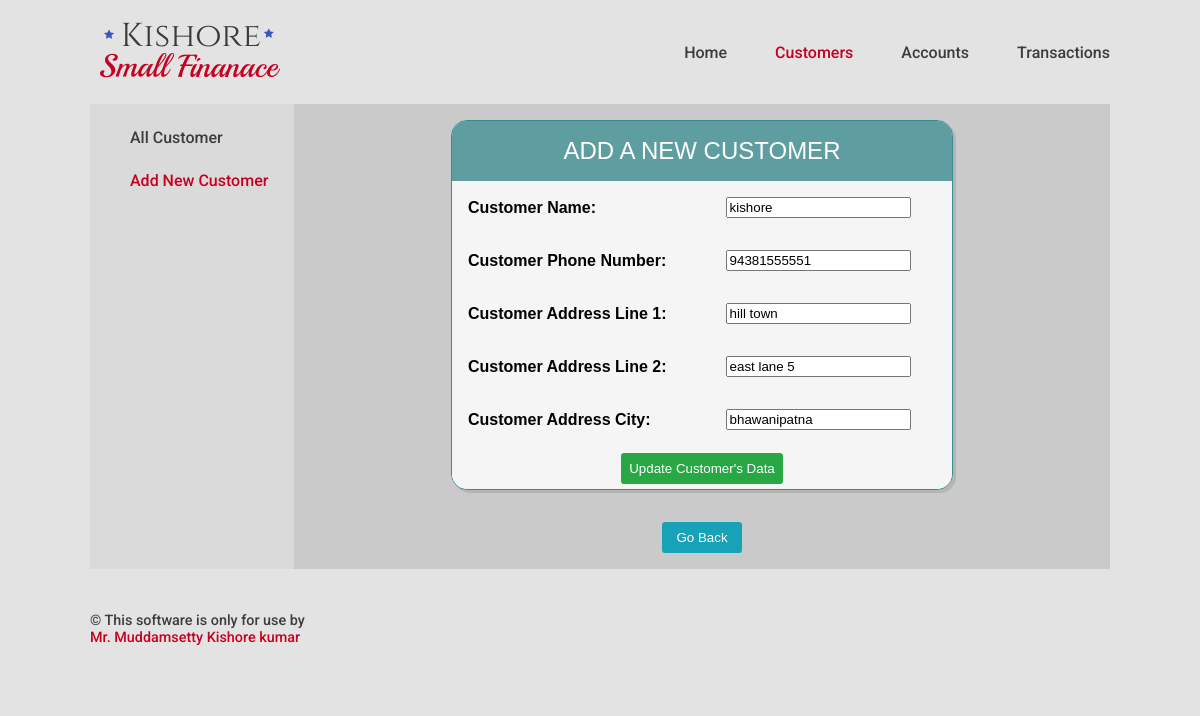
Page /customer/update/22 on the earlier database version.
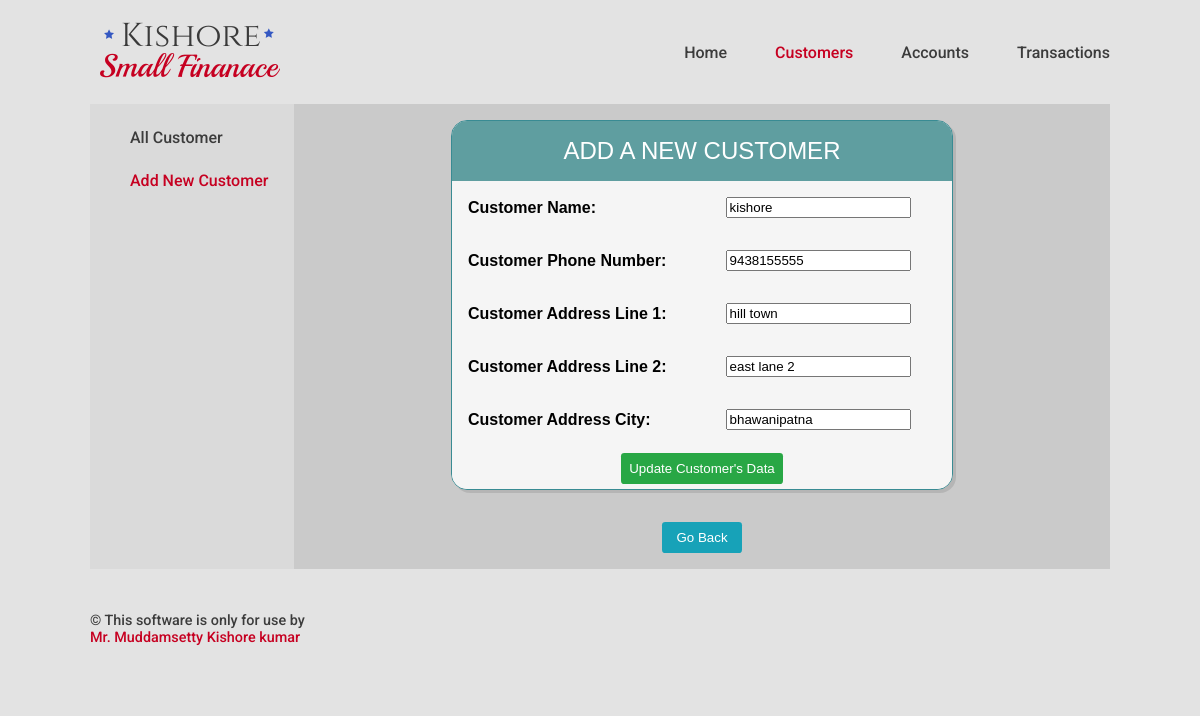
Same page on the later database version.
### Customers/models.py (models this page shows, shortened)
class Customer(models.Model):
    customer_id = models.AutoField(primary_key=True)
    customer_name = models.CharField(max_length=35,db_index=True)
    customer_phone_number = models.IntegerField(blank=True,null=True)
    customer_address_line_1 = models.CharField(max_length=40,blank=True, null=True)
    customer_address_line_2 = models.CharField(max_length=40,blank=True, null=True)
    customer_address_city = models.CharField(max_length=40,blank=True, null=True)

### Customers/views.py (the view)
# urls.py: path('update/<pk>', CustomerUpdateView.as_view()),
class CustomerUpdateView(SuccessMessageMixin,UpdateView):
    model = Customer
    fields = ['customer_name','customer_phone_number','customer_address_line_1','customer_address_line_2','customer_address_city']
    template_name = 'Customers/customer_update.html'
    success_message = "Customer's Data Succesfully Updated"

### Template/Customers/customer_update.html (shortened to what this page needs)
<!DOCTYPE html>
{% extends "base.html" %}
{% block nav-Customers %}
current-link
{% endblock %}
{% block main %}
<div class="main-column">
  <div class="col sub-navigation">
    <ul class="sub-navigation-ul">
      <li class="sub-navigation-li"><a class="sub-nav-link " href="/customer/">All Customer</a></li>
      <li class="sub-navigation-li"><a class="sub-nav-link current-link" href="/customer/create/">Add New Customer</a></li>
    </ul>
  </div>
  <div class="col main-data" >
    <form class="" method="post" >
      <div class="table-form-display" cellspacing="0" >
        <div class="table-form-header">Add A New Customer</div>
          <table>
            {{form.as_table}}
          </table>
        <div class="table-form-footer"><button class="btn btn-safe"  type="submit">Update Customer's Data</button></div>
      </div>
    </form>
    <div class="main-sub">
      <button onclick="window.location=document.referrer" class="btn btn-option">Go Back</button>
    </div>
  </div>
</div>
{% endblock %}

Differences in the rows shown:
changed Customer "kishore": customer_phone_number "94381555551" → "9438155555"; customer_address_line_2 "east lane 5" → "east lane 2"
